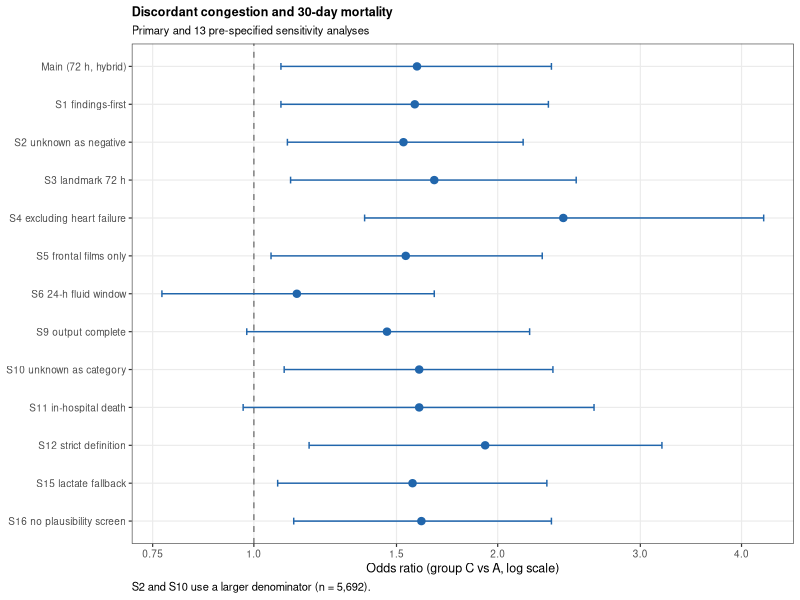
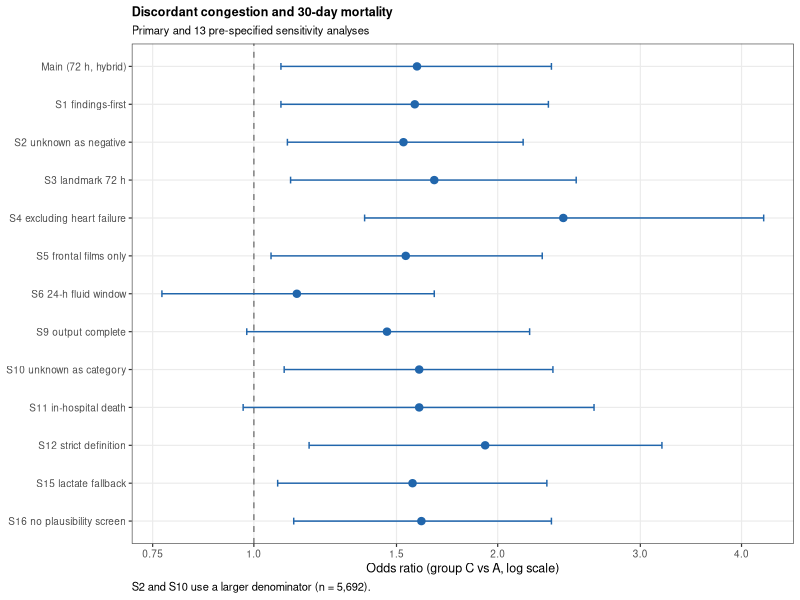

These charts were generated, in order, by the following R code:
setwd("F:/openclaw_workspace/CXR_congestion")
.libPaths(c("F:/openclaw_workspace/Rlibs", "F:/openclaw_workspace/R_lib", .libPaths()))
suppressPackageStartupMessages(library(ggplot2))

W <- 6.9
fr <- data.frame(
  label = c("Main (72 h, hybrid)","S1 findings-first","S2 unknown as negative","S3 landmark 72 h",
            "S4 excluding heart failure","S5 frontal films only","S6 24-h fluid window",
            "S9 output complete","S10 unknown as category","S11 in-hospital death",
            "S12 strict definition","S15 lactate fallback","S16 no plausibility screen"),
  OR  = c(1.59,1.58,1.53,1.67,2.41,1.54,1.13,1.46,1.60,1.60,1.93,1.57,1.61),
  lcl = c(1.08,1.08,1.10,1.11,1.37,1.05,0.77,0.98,1.09,0.97,1.17,1.07,1.12),
  ucl = c(2.33,2.31,2.15,2.50,4.26,2.27,1.67,2.19,2.34,2.63,3.19,2.30,2.33))
fr$label <- factor(fr$label, levels = rev(fr$label))

p4 <- ggplot(fr, aes(OR, label)) +
  geom_vline(xintercept = 1, linetype = "dashed", colour = "grey50") +
  geom_errorbar(aes(xmin = lcl, xmax = ucl), width = 0.18, colour = "#2166ac") +
  geom_point(size = 2.2, colour = "#2166ac") +
  scale_x_log10(breaks = c(0.75,1,1.5,2,3,4), labels = c("0.75","1.0","1.5","2.0","3.0","4.0")) +
  labs(x = "Odds ratio (group C vs A, log scale)", y = NULL,
       title = "Discordant congestion and 30-day mortality",
       subtitle = "Primary and 13 pre-specified sensitivity analyses",
       caption = "S2 and S10 use a larger denominator (n = 5,692).") +
  theme_bw(base_size = 9) +
  theme(plot.title = element_text(size = 9, face = "bold"),
        plot.subtitle = element_text(size = 8),
        plot.caption = element_text(size = 8, hjust = 0),
        panel.grid.minor = element_blank())

ggsave("figures/Fig4_forest_print.pdf", p4, width = W, height = 4.3)
ggsave("figures/Fig4_forest_print.png", p4, width = W, height = 4.3, dpi = 300)
cat("Fig4 pdf+png regenerated\n")
